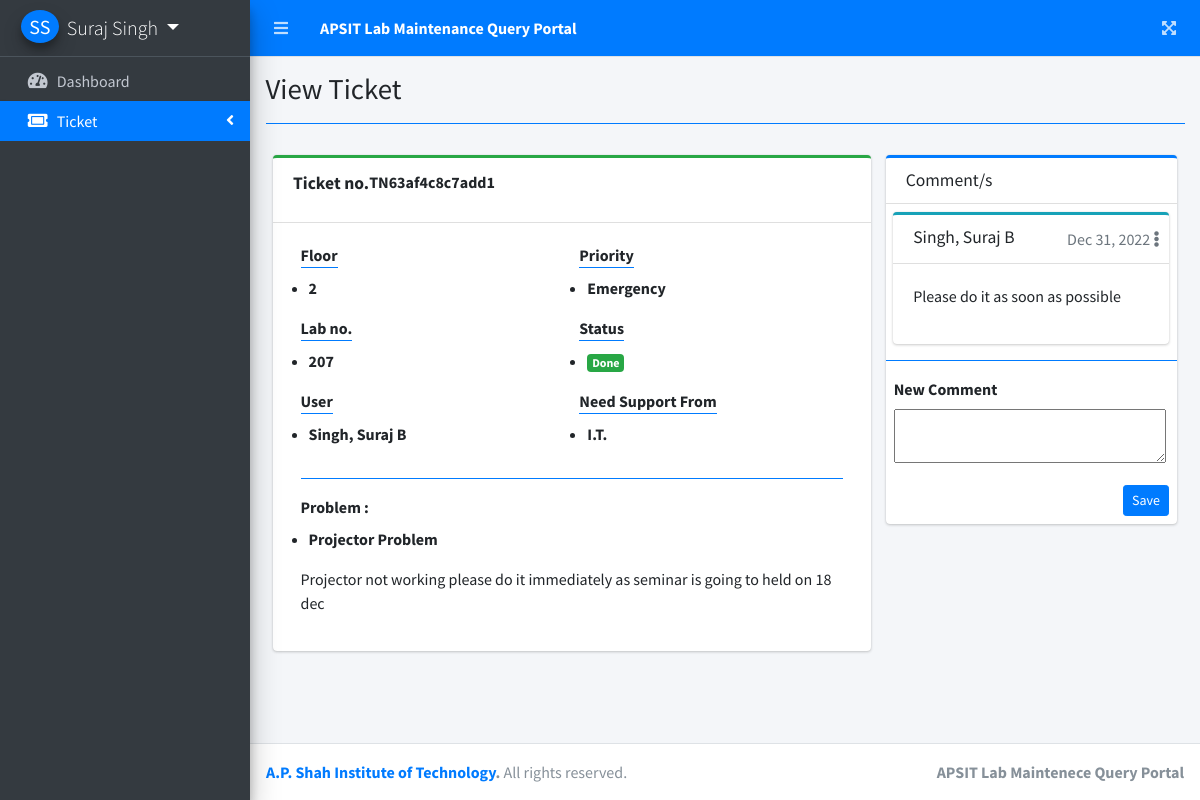
/index.php?page=view_ticket&id=32 (signed in), run on the app's committed database.
### tables this page shows
CREATE TABLE `comments` (
  `id` int(30) NOT NULL,
  `user_id` int(30) NOT NULL,
  `user_type` tinyint(1) NOT NULL COMMENT '1= admin, 2= staff,3= customer',
  `ticket_id` int(30) NOT NULL,
  `comment` text NOT NULL,
  `date_created` datetime NOT NULL DEFAULT current_timestamp()
);

### view_ticket.php (the view, shortened to what this page needs)
<?php include 'db_connect.php' ?>
<div class="col-lg-12">
	<div class="row">
		<div class="col-md-8">
			<div class="card card-outline card-success">
				<div class="card-header">
					<label for="" class="card-title">Ticket no.</label>
					<p class="control-label"><b><?php echo $uniqid ?></b></p>
				</div>
				<div class="card-body">
					<div class="container-fluid">
						<div class="row">
							<div class="col-md-6">
								<label for="" class="control-label border-bottom border-primary">Floor</label>
								<p class="ml-2 d-list"><b><?php echo $subject ?></b></p>
								<label for="" class="control-label border-bottom border-primary">Lab no.</label>
								<p class="ml-2 d-list"><b><?php echo $lab ?></b></p>
								<label for="" class="control-label border-bottom border-primary">User</label>
								<p class="ml-2 d-list"><b><?php echo $cname ?></b></p>
							</div>
							<div class="col-md-6">
								<label for="" class="control-label border-bottom border-primary">Priority</label>
								<p class="ml-2 d-list"><b><?php echo $Priority ?></b></p>
								<label for="" class="control-label border-bottom border-primary">Status</label>
								<p class="ml-2 d-list">
									<?php if($status == 0): ?>
										<span class="badge badge-primary">Pending/Open</span>
									<?php elseif($status == 1): ?>
										<span class="badge badge-info">Processing</span>
									<?php elseif($status == 2): ?>
										<span class="badge badge-success">Done</span>
									<?php else: ?>
										<span class="badge badge-secondary">Closed</span>
									<?php endif; ?>
								</p>
								<label for="" class="control-label border-bottom border-primary">Need Support From</label>
								<p class="ml-2 d-list"><b><?php echo $dname ?></b></p>
							</div>
						</div>
						<hr class="border-primary">
						<div>
							<label for="" class="control-label">Problem :</label>
							<p class="ml-2 d-list"><b><?php echo $Problem ?></b></p>
							<?php echo html_entity_decode($description) ?>
						</div>
					</div>
				</div>
			</div>
		</div>
		<div class="col-md-4">
			<div class="card card-outline card-primary">
				<div class="card-header">
					<h3 class="card-title">Comment/s</h3>
				</div>
				<div class="card-body p-0 py-2">
					<div class="container-fluid">
						<?php
						$comments = $conn->query("SELECT * FROM comments where ticket_id = '$id' order by unix_timestamp(date_created) asc");
						while($row = $comments->fetch_assoc()):
							if($row['user_type'] == 3)
								$uname = $conn->query("SELECT *,concat(lastname,', ',firstname,' ',middlename) as name FROM customers where id = {$row['user_id']}")->fetch_array()['name'];
						?>
						<div class="card card-outline card-info">
							<div class="card-header">
								<h5 class="card-title"><?php echo ucwords($uname) ?></h5>
								<div class="card-tools">
									<span class="text-muted"><?php echo date("M d, Y",strtotime($row['date_created'])) ?></span>
									<?php if($row['user_type'] == $_SESSION['login_type'] && $row['user_id'] == $_SESSION['login_id']): ?>
									<span class="dropleft">
										<a class="fa fa-ellipsis-v text-muted" href="javascript:void(0)" data-toggle="dropdown" aria-haspopup="true" aria-expanded="false"></a>
									</span>
								<?php endif; ?>
								</div>
							</div>
							<div class="card-body">
								<div>
									<?php echo html_entity_decode($row['comment']) ?>
								</div>
							</div>
						</div>
					<?php endwhile; ?>
					</div>
					<hr class="border-primary">
					<div class="px-2">
						<form action="" id="manage-comment">
							<div class="form-group">
								<label for="" class="control-label">New Comment</label>
								<textarea name="comment" id="" cols="30" rows="" class="fom-control summernote2"></textarea>
							</div>
							<button class="btn btn-primary btn-sm float-right">Save</button>
						</form>
					</div>
				</div>
			</div>
		</div>
	</div>
</div>

### view_ticket.php (style rules this page uses)
.d-list { display: list-item; }

### data on the page
comments: uname "Singh, Suraj B", date_created "Dec 31, 2022", comment "Please do it as soon as possible"

### other printed values
$_SESSION['login_firstname'].' '.$_SESSION['login_lastname'] "Suraj Singh"
$title "View Ticket"
$uniqid "TN63af4c8c7add1"
$subject "2"
$lab "207"
$cname "Singh, Suraj B"
$Priority "Emergency"
$dname "I.T."
$Problem "Projector Problem"
html_entity_decode($description) "Projector not working please do it immediately as seminar is going to held on 18 dec"
